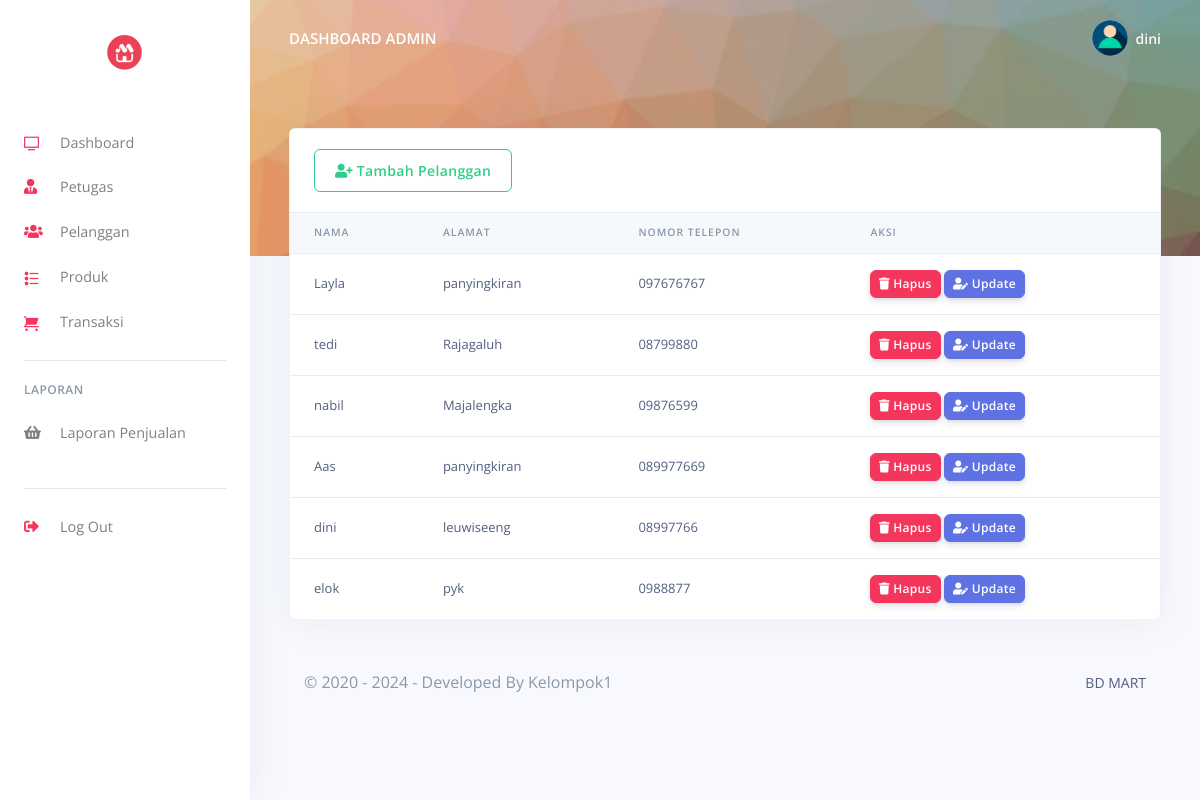
Screenshot of /pos/admin/customes.php (signed in) with the database file from the repository.
### tables this page shows
CREATE TABLE `user` (
  `UserID` int(11) NOT NULL,
  `Username` varchar(255) NOT NULL,
  `Password` varchar(255) NOT NULL,
  `Email` varchar(255) NOT NULL,
  `NamaLengkap` varchar(255) NOT NULL,
  `Alamat` varchar(200) NOT NULL,
  `level` enum('admin','petugas') NOT NULL
);

CREATE TABLE `pelanggan` (
  `PelangganID` int(11) NOT NULL,
  `kode_pelanggan` varchar(255) NOT NULL,
  `NamaPelanggan` varchar(255) NOT NULL,
  `Alamat` text NOT NULL,
  `NomorTelepon` varchar(15) NOT NULL,
  `DibuatPada` timestamp(6) NOT NULL DEFAULT current_timestamp(6) ON UPDATE current_timestamp(6)
);

### pos/admin/customes.php (the view, shortened to what this page needs)
<?php
include('config/checklogin.php');
require_once('partials/_head.php');
?>
<body>
  <?php
  require_once('partials/_sidebar.php');
  ?>
  <div class="main-content">
    <?php
    require_once('partials/_topnav.php');
    ?>
    <div class="container-fluid mt--8">
      <div class="row">
        <div class="col">
          <div class="card shadow">
            <div class="card-header border-0">
              <a href="add_customer.php" class="btn btn-outline-success">
                <i class="fas fa-user-plus"></i>
                Tambah Pelanggan
              </a>
            </div>
            <div class="table-responsive">
              <table class="table align-items-center table-flush">
                <thead class="thead-light">
                  <tr>
                    <th scope="col">Nama</th>
                    <th scope="col">Alamat</th>
                    <th scope="col">Nomor Telepon</th>
                    <th scope="col">Aksi</th>
                  </tr>
                </thead>
                <tbody>
                  <?php
                  $ret = "SELECT * FROM  pelanggan  ORDER BY `pelanggan`.`DibuatPada` DESC ";
                  $stmt = $mysqli->prepare($ret);
                  $stmt->execute();
                  $res = $stmt->get_result();
                  while ($cust = $res->fetch_object()) {
                  ?>
                    <tr>
                      <td><?php echo $cust->NamaPelanggan; ?></td>
                      <td><?php echo $cust->Alamat; ?></td>
                      <td><?php echo $cust->NomorTelepon; ?></td>
                      <td>
                        <a href="customes.php?delete=<?php echo $cust->PelangganID; ?>">
                          <button class="btn btn-sm btn-danger">
                            <i class="fas fa-trash"></i>
                            Hapus
                          </button>
                        </a>
                        <a href="update_customer.php?update=<?php echo $cust->PelangganID; ?>">
                          <button class="btn btn-sm btn-primary">
                            <i class="fas fa-user-edit"></i>
                            Update
                          </button>
                        </a>
                      </td>
                    </tr>
                  <?php } ?>
                </tbody>
              </table>
            </div>
          </div>
        </div>
      </div>
      <?php
      require_once('partials/_footer.php');
      ?>
    </div>
  </div>
</body>
</html>

### pos/admin/partials/_sidebar.php (shortened to what this page needs)
<?php
$UserID = $_SESSION['UserID'];
$ret = "SELECT * FROM  user  WHERE UserID = '$UserID'";
$stmt = $mysqli->prepare($ret);
$stmt->execute();
$res = $stmt->get_result();
while ($admin = $res->fetch_object()) {
?>
  <nav class="navbar navbar-vertical fixed-left navbar-expand-md navbar-light bg-white" id="sidenav-main">
    <div class="container-fluid">
      <a class="navbar-brand" href="dashboard.php">
        <img src="assets/img/brand/logo.jpg" class="navbar-brand-img img-fluid" alt="...">
      </a>
      <div class="collapse navbar-collapse" id="sidenav-collapse-main">
        <ul class="navbar-nav">
          <li class="nav-item">
            <a class="nav-link" href="dashboard.php">
              <i class="ni ni-tv-2 text-danger"></i> Dashboard
            </a>
          </li>
          <li class="nav-item">
            <a class="nav-link" href="hrm.php">
              <i class="fas fa-user-tie text-danger"></i> Petugas
            </a>
          </li>
          <li class="nav-item">
            <a class="nav-link" href="customes.php">
              <i class="fas fa-users text-danger"></i> Pelanggan
            </a>
          </li>
          <li class="nav-item">
            <a class="nav-link" href="products.php">
              <i class="ni ni-bullet-list-67 text-danger"></i>Produk
            </a>
          </li>
          <li class="nav-item">
            <a class="nav-link" href="orders.php">
              <i class="ni ni-cart text-danger"></i> Transaksi
            </a>
          </li>
        </ul>
        <hr class="my-3">
        <h6 class="navbar-heading text-muted">Laporan</h6>
        <ul class="navbar-nav mb-md-3">
          <li class="nav-item">
            <a class="nav-link" href="report.php">
              <i class="fas fa-shopping-basket"></i> Laporan Penjualan
            </a>
          </li>
        </ul>
        <hr class="my-3">
        <ul class="navbar-nav mb-md-3">
          <li class="nav-item">
            <a class="nav-link" href="logout.php">
              <i class="fas fa-sign-out-alt text-danger"></i> Log Out
            </a>
          </li>
        </ul>
      </div>
    </div>
  </nav>
<?php } ?>

### pos/admin/partials/_topnav.php (shortened to what this page needs)
<?php
$UserID = $_SESSION['UserID'];
$ret = "SELECT * FROM  user  WHERE UserID = '$UserID'";
$stmt = $mysqli->prepare($ret);
$stmt->execute();
$res = $stmt->get_result();
while ($admin = $res->fetch_object()) {
?>
    <nav class="navbar navbar-top navbar-expand-md navbar-dark" id="navbar-main">
        <div class="container-fluid">
            <a class="h4 mb-0 text-white text-uppercase d-none d-lg-inline-block" href="dashboard.php">Dashboard Admin</a>
            <ul class="navbar-nav align-items-center d-none d-md-flex">
                <li class="nav-item dropdown">
                    <a class="nav-link pr-0" href="#" role="button" data-toggle="dropdown" aria-haspopup="true" aria-expanded="false">
                        <div class="media align-items-center">
                            <span class="avatar avatar-sm rounded-circle">
                                <img alt="Image placeholder" src="assets/img/theme/user-a-min.png">
                            </span>
                            <div class="media-body ml-2 d-none d-lg-block">
                                <span class="mb-0 text-sm  font-weight-bold"><?php echo $admin->Username; ?></span>
                            </div>
                        </div>
                    </a>
                </li>
            </ul>
        </div>
    </nav>
<?php } ?>

### rows the page displays
user: Username "dini"
pelanggan: NamaPelanggan "Layla", Alamat "panyingkiran", NomorTelepon "097676767"
pelanggan: NamaPelanggan "tedi", Alamat "Rajagaluh", NomorTelepon "08799880"
pelanggan: NamaPelanggan "nabil", Alamat "Majalengka", NomorTelepon "09876599"
pelanggan: NamaPelanggan "Aas", Alamat "panyingkiran", NomorTelepon "089977669"
pelanggan: NamaPelanggan "dini", Alamat "leuwiseeng", NomorTelepon "08997766"
pelanggan: NamaPelanggan "elok", Alamat "pyk", NomorTelepon "0988877"
